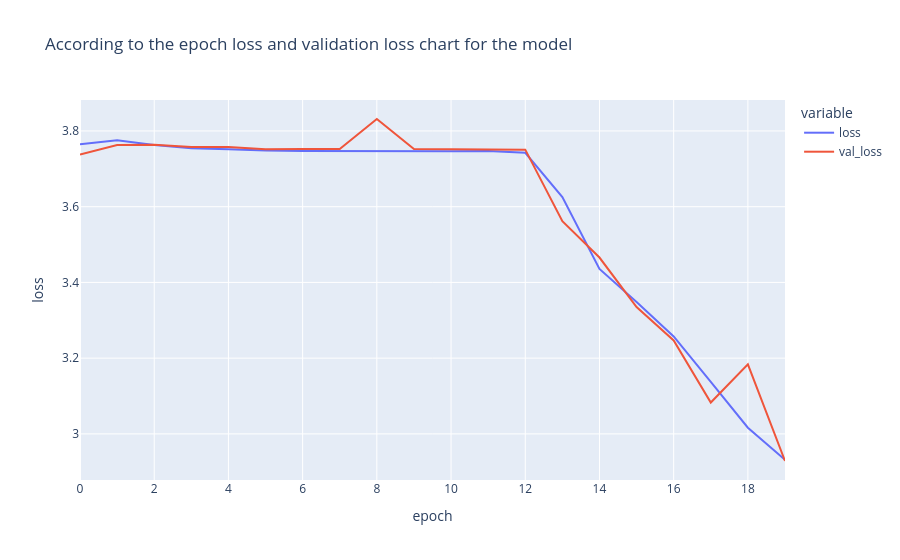

The code cell stored with this chart in its notebook:
### Code cell
fig=px.line(history.history,y=['loss','val_loss'],
           labels={'index':'epoch','value':'loss'},
           title=f'According to the epoch loss and validation loss chart for the model')
fig.show()

### Figure 1 — Plotly figure (JSON) as saved in the notebook; plotly's stock layout.template omitted (floating-point values rounded to 4 significant figures)
{"data": [{"hovertemplate": "variable=loss<br>epoch=%{x}<br>loss=%{y}<extra></extra>", "legendgroup": "loss", "line": {"color": "#636efa", "dash": "solid"}, "marker": {"symbol": "circle"}, "mode": "lines", "name": "loss", "orientation": "v", "showlegend": true, "type": "scatter", "x": [0, 1, 2, 3, 4, 5, 6, 7, 8, 9, 10, 11, 12, 13, 14, 15, 16, 17, 18, 19], "xaxis": "x", "y": [3.765, 3.776, 3.763, 3.755, 3.752, 3.748, 3.747, 3.747, 3.747, 3.747, 3.746, 3.747, 3.742, 3.626, 3.435, 3.348, 3.257, 3.137, 3.016, 2.931], "yaxis": "y"}, {"hovertemplate": "variable=val_loss<br>epoch=%{x}<br>loss=%{y}<extra></extra>", "legendgroup": "val_loss", "line": {"color": "#EF553B", "dash": "solid"}, "marker": {"symbol": "circle"}, "mode": "lines", "name": "val_loss", "orientation": "v", "showlegend": true, "type": "scatter", "x": [0, 1, 2, 3, 4, 5, 6, 7, 8, 9, 10, 11, 12, 13, 14, 15, 16, 17, 18, 19], "xaxis": "x", "y": [3.738, 3.763, 3.764, 3.758, 3.758, 3.752, 3.753, 3.752, 3.832, 3.752, 3.751, 3.751, 3.751, 3.562, 3.466, 3.335, 3.247, 3.083, 3.183, 2.928], "yaxis": "y"}], "layout": {"legend": {"title": {"text": "variable"}, "tracegroupgap": 0}, "title": {"text": "According to the epoch loss and validation loss chart for the model"}, "xaxis": {"anchor": "y", "domain": [0, 1], "title": {"text": "epoch"}}, "yaxis": {"anchor": "x", "domain": [0, 1], "title": {"text": "loss"}}}}
